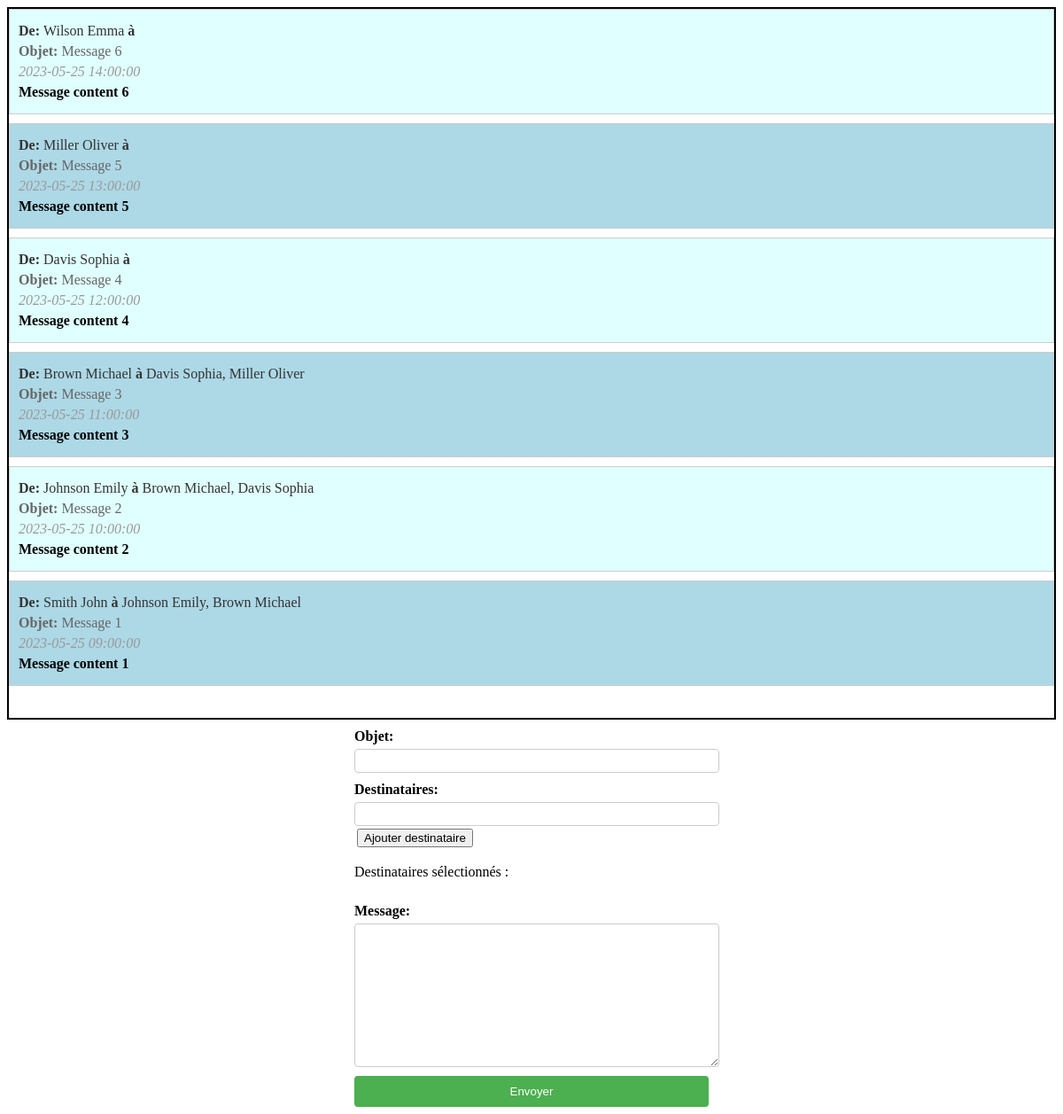
Page /php/messagerie.php on the committed database.
### tables this page shows
create table Message (
    idMessage INTEGER primary key unique not null auto_increment,
    dateEnvoi DATETIME,
    objet VARCHAR(100),
    contenu TEXT,
    idEnvoyeur INTEGER,

    foreign key fk_Envoyeur(idEnvoyeur) references Utilisateur(idUtilisateur) on delete cascade
);

create table Utilisateur (
    idUtilisateur INTEGER primary key unique not null auto_increment,
    email VARCHAR(100),
    mdp VARCHAR(319),
    typeUtilisateur ENUM('gestionnaire','normal','administrateur'),
    nivEtude ENUM('L1','L2','L3','M1','M2','D'),
    nom VARCHAR(100),
    prenom VARCHAR(100),
    ecole VARCHAR(100),
    ville VARCHAR(100) 
);

### php/bdd.php (called while the page is built, shortened)
<?php
function getAllFromRequest($mysqlClient,$request) {
    try {
        $statement = $mysqlClient->prepare($request);
        $statement->execute();
        $tableau = $statement->fetchAll();
        return $tableau;
    }
    catch(Exception $e) {
        die('Erreur : ' . $e->getMessage());
    }
}
?>

### php/messagerie.php (the view, shortened to what this page needs)
<!DOCTYPE html>
<html lang="en">
<head>
    <link rel="stylesheet" href="/css/messagerie.css">
</head>
<body>
    <div class="message-conteneur">
        <?php
            include("bdd.php");
            $req = "select * from Message inner join Utilisateur on idEnvoyeur = idUtilisateur order by dateEnvoi DESC ";
            $cnx = connexion($serveur,$bdd,$user,$pass);
            $tab = getAllFromRequest($cnx,$req);
            foreach($tab as $msg) {
                $nomEnvoyeur = $msg["nom"] ." ". $msg["prenom"];
                $req = "select * from MessageDestinataire inner join Utilisateur on idUtilisateur = idDestinataire where idMessage = ".$msg["idMessage"].";";
                $rowsReceveur = getAllFromRequest($cnx,$req);
                $numrow = count($rowsReceveur);
                $receveurs = "";
                for($i=0;$i<$numrow;$i++) {
                    $receveur = $rowsReceveur[$i];
                    $nomReceveur = $receveur["nom"]." ".$receveur["prenom"];
                    $receveurs = $receveurs.$nomReceveur;
                    if ($i!= $numrow-1){
                        $receveurs = $receveurs.", ";
                    }
                }
                echo "
                        <div class='message'>
                            <p class='envoyeur' ><span>De: </span>".$nomEnvoyeur." <span>à</span> ".$receveurs."</p>
                            <p class='objet' ><span>Objet:</span> ".$msg["objet"]."</p>
                            <p class='date' >".$msg["dateEnvoi"]."</p>
                            <p class='contenu' >".$msg["contenu"]."</p>
                        </div>
                ";
            }
        ?>
    </div>
    <form action="envoiMessage.php" method="post">
        <label for="objet">Objet:</label>
        <input type="text" name="objet" id="in-objet" required>
        <label for="list-destinataire">Destinataires:</label>
        <div class="gestion-destinataire">
            <input type="text" id="input-current-destinataire" name="list-destinataire" list="destinataires-list" autocomplete="on" >
            <input type="button" value="Ajouter destinataire" onclick="ajouterDestinataire()">
            <p>
                Destinataires sélectionnés :
            </p>
        </div>
        <label for="contenu">Message:</label>
        <textarea name="contenu" id="input-message" cols="30" rows="10"></textarea>
        <input type="submit" value="Envoyer">
    </form>
</body>
</html>

### css/messagerie.css (style rules this page uses)
.message-conteneur { display: flex; flex-direction: column; overflow: scroll; border: 2px solid black; padding: 5px²; height: 50em; max-height: 100%; }
.message { border: 1px solid #ccc; padding: 10px; margin-bottom: 10px; background-color: lightblue; }
.message-conteneur .message:nth-child(odd) { background-color: lightcyan; }
.message p { margin: 5px 0; }
.message p span { font-weight: bold; }
.message .envoyeur { color: #333; }
.message .objet { color: #666; }
.message .date { color: #999; font-style: italic; }
.message .contenu { font-weight: bold; }
form { display: flex; flex-direction: column; max-width: 400px; margin: 0 auto; }
label { margin-top: 10px; font-weight: bold; }
input[type="text"], textarea { width: 100%; padding: 5px; margin-top: 5px; border: 1px solid #ccc; border-radius: 4px; }
input[type="submit"] { margin-top: 10px; padding: 10px 20px; background-color: #4CAF50; color: white; border: none; border-radius: 4px; cursor: pointer; }
.gestion-destinataire input[type="button"] { margin: 3px; }

### rows in the picture
message: idEnvoyeur.prenom "Wilson Emma", objet "Message 6", dateEnvoi "2023-05-25 14:00:00", contenu "Message content 6"
message: idEnvoyeur.prenom "Miller Oliver", objet "Message 5", dateEnvoi "2023-05-25 13:00:00", contenu "Message content 5"
message: idEnvoyeur.prenom "Davis Sophia", objet "Message 4", dateEnvoi "2023-05-25 12:00:00", contenu "Message content 4"
message: idEnvoyeur.prenom "Brown Michael", receveurs "Davis Sophia, Miller Oliver", objet "Message 3", dateEnvoi "2023-05-25 11:00:00", contenu "Message content 3"
message: idEnvoyeur.prenom "Johnson Emily", receveurs "Brown Michael, Davis Sophia", objet "Message 2", dateEnvoi "2023-05-25 10:00:00", contenu "Message content 2"
message: idEnvoyeur.prenom "Smith John", receveurs "Johnson Emily, Brown Michael", objet "Message 1", dateEnvoi "2023-05-25 09:00:00", contenu "Message content 1"
